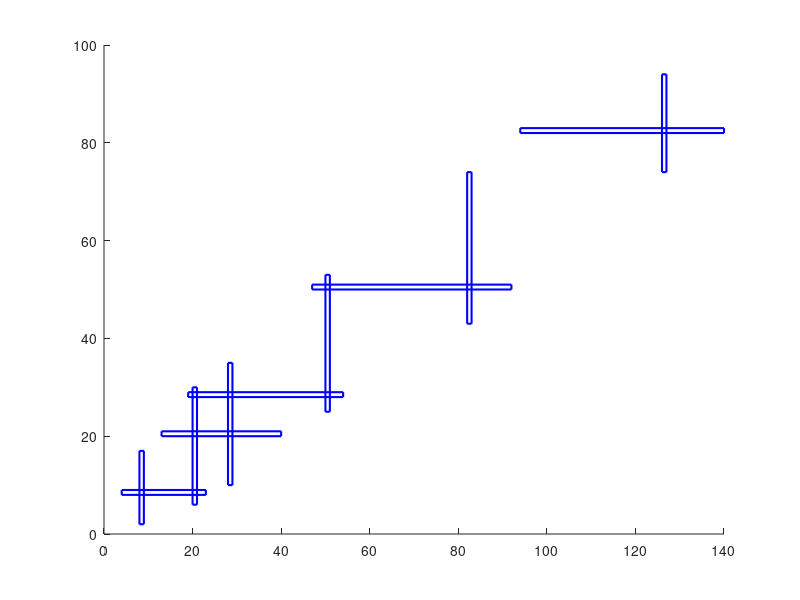

Source code (MATLAB):
% 2025-11-02
linewidthrect = 1.5
colorrect = 1*[0 0 1]

% N = 8 O
hr = rectangle("Position", [8,2,1,15] )
set(hr, 'EdgeColor', colorrect)
set(hr, 'linewidth', linewidthrect)
% Z = 8
hr = rectangle("Position", [4,8,19,1] )
set(hr, 'EdgeColor', colorrect)
set(hr, 'linewidth', linewidthrect)

% Z = 20 Ca
hr = rectangle("Position", [13, 20, 27, 1] )
set(hr, 'EdgeColor', colorrect)
set(hr, 'linewidth', linewidthrect)
% N = 20
hr = rectangle("Position", [20,6,1, 24] )
set(hr, 'EdgeColor', colorrect)
set(hr, 'linewidth', linewidthrect)
% N = 28
hr = rectangle("Position", [28,10,1,25] )
set(hr, 'EdgeColor', colorrect)
set(hr, 'linewidth', linewidthrect)


% Z = 28 Ni
hr = rectangle("Position", [19,28, 35, 1] )
set(hr, 'EdgeColor', colorrect)
set(hr, 'linewidth', linewidthrect)
% N = 50
hr = rectangle("Position", [50,25,1,28] )
set(hr, 'EdgeColor', colorrect)
set(hr, 'linewidth', linewidthrect)

% Z = 50 Sn
hr = rectangle("Position", [47,50, 45,1] )
set(hr, 'EdgeColor', colorrect)
set(hr, 'linewidth', linewidthrect)
% N = 82
hr = rectangle("Position", [82,43,1,31] )
set(hr, 'EdgeColor', colorrect)
set(hr, 'linewidth', linewidthrect)


% N = 126
hr = rectangle("Position", [126,74,1,20] )
set(hr, 'EdgeColor', colorrect)
set(hr, 'linewidth', linewidthrect)
% Z = 82 Pb
hr = rectangle("Position", [94,82,46,1] )
set(hr, 'EdgeColor', colorrect)
set(hr, 'linewidth', linewidthrect)
